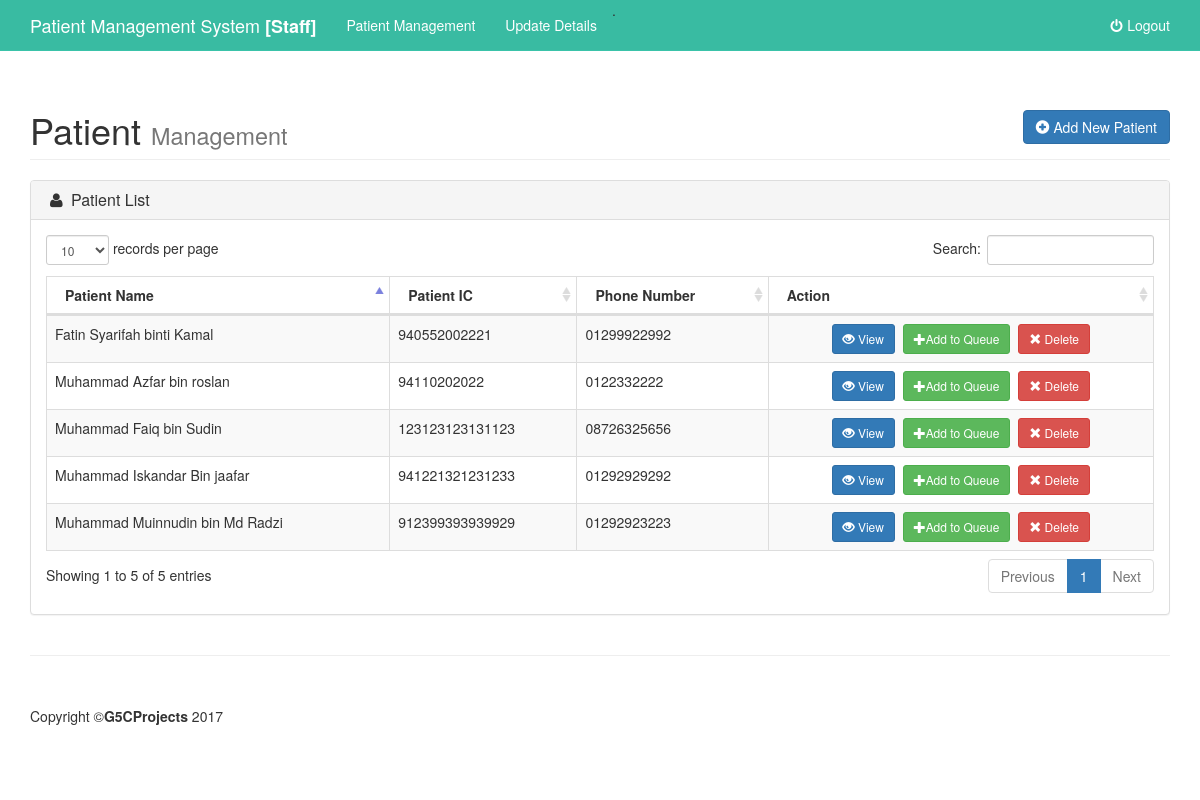
Before: /staff/list.php (signed in) with the older database file.
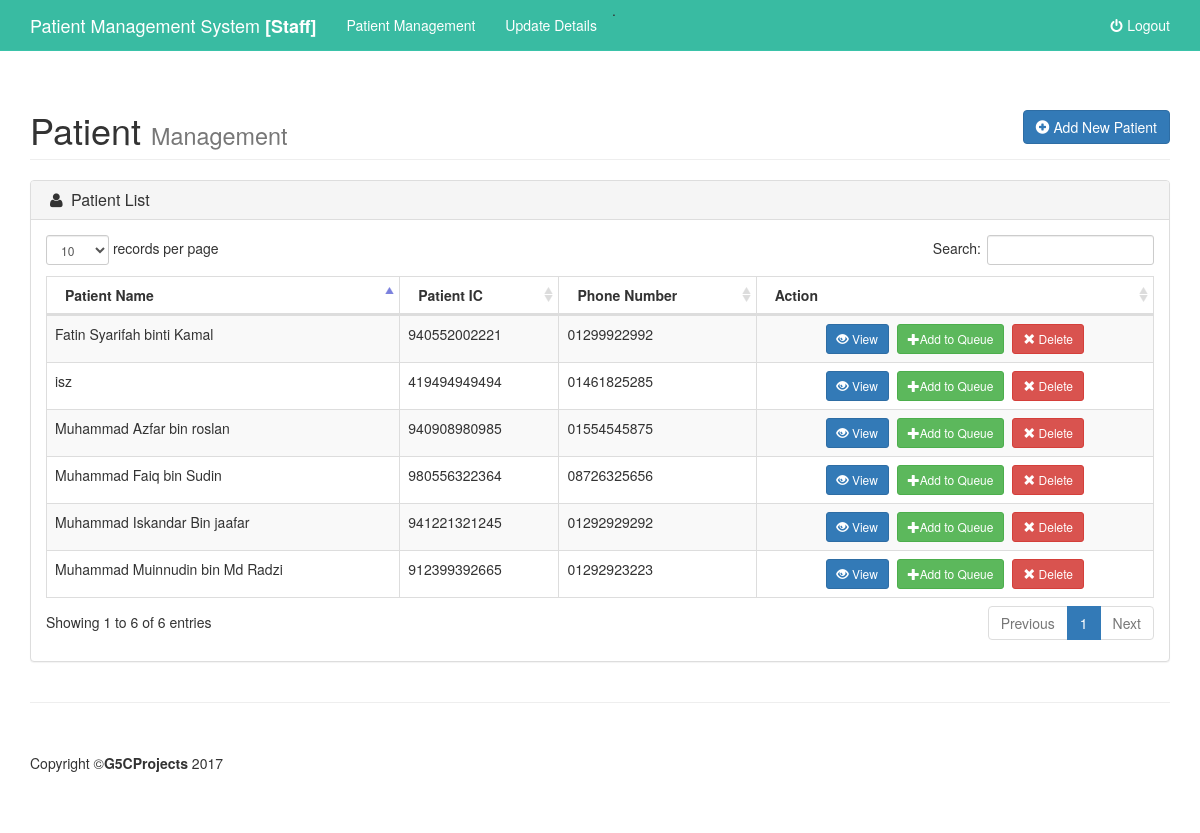
After: the same page with the newer database file.
### tables this page shows
CREATE TABLE `patient` (
  `patientID` int(50) NOT NULL,
  `patientName` varchar(50) NOT NULL,
  `patientIc` varchar(15) NOT NULL,
  `patientAddress` varchar(50) NOT NULL,
  `patientPhoneNumber` varchar(13) NOT NULL
);

### staff/list.php (the view, shortened to what this page needs)
<?php
include '../include/db.php';
$sql2 = "SELECT * FROM patient ";
$result2 = mysqli_query($connect,$sql2);
?>
   <?php include "include/header.php"; ?>
    <div class="container">
       <div class="row">
                    <div class="col-lg-12">
                        <h1 class="page-header">
                            Patient <small>Management</small>
                            <a data-toggle="modal" data-target="#myModal"  class="btn btn-primary pull-right"><span class="glyphicon glyphicon-plus-sign" aria-hidden="true"></span> Add New Patient</a>
                        </h1>
                    </div>
                </div>
               <div class="row">
                    <div class="col-lg-12">
                        <div class="panel panel-default">
                            <div class="panel-heading">
                                <h3 class="panel-title"><i class="fa fa-user fa-fw"></i> Patient List</h3>
                            </div>
                            <div class="panel-body">
                                 <div class="dataTable_wrapper">
                                    <table class="table table-striped table-bordered table-hover" id="dataTables-example">
                                        <thead>
                                            <tr>
                                                <th>Patient Name</th>
                                                <th>Patient IC</th>
                                                <th>Phone Number</th>
                                                <th>Action</th>
                                             </tr>
                                        </thead>
                                        <tbody>
                                            <?php $total_rows = 1; while($row2 = mysqli_fetch_assoc($result2)){  ?>
                                              <tr>
                                                <td><?php echo $row2['patientName']; ?></td>
                                                <td><?php echo $row2['patientIc']; ?></td>
                                                  <td><?php echo $row2['patientPhoneNumber']; ?></td>
                                                <td ><center>
                                                    <a  data-toggle="tooltip" data-placement="top" title="View" class = "btn btn-primary btn-sm"  href="listdiagnosis.php?id=<?=$row2['patientID'];?>" ><span class="glyphicon glyphicon-eye-open" ></span> View</a>&nbsp;
                                                    <a   data-toggle="tooltip" data-placement="top" title="Add in Queue"class = "btn btn-success btn-sm"  href="newq.php?id=<?=$row2['patientID'];?>" ><span class="glyphicon glyphicon-plus" aria-hidden="true"></span>Add to Queue</a>&nbsp;
                                                    <a id="confirmation" class = "btn btn-danger btn-sm"  href="del.php?id=<?=$row2['patientID'];?>&t=pr"  data-toggle="tooltip" data-placement="top" title="Delete Record"><span class="glyphicon glyphicon-remove" aria-hidden="true"></span> Delete</a> </center>
                                                </td>
                                              </tr>
                                             <?php $total_rows++; }  ?>
                                        </tbody>
                                    </table>
                                </div>
                            </div>
                        </div>
                    </div>
                </div>
    </div>
    <?php include "include/footer.php"; ?>

Changed rows visible on the page:
changed patient "Muhammad Azfar bin roslan": patientIc "94110202022" → "940908980985"; patientPhoneNumber "0122332222" → "01554545875"
changed patient "Muhammad Iskandar Bin jaafar": patientIc "941221321231233" → "941221321245"
changed patient "Muhammad Muinnudin bin Md Radzi": patientIc "912399393939929" → "912399392665"
changed patient "Muhammad Faiq bin Sudin": patientIc "123123123131123" → "980556322364"
added patient: patientName "isz", patientIc "419494949494", patientPhoneNumber "01461825285"
Other visible differences:
text written by a page script: "records per page Search: Showing 1 to 5 of 5 entries Previous 1 Next" → "records per page Search: Showing 1 to 6 of 6 entries Previous 1 Next"
